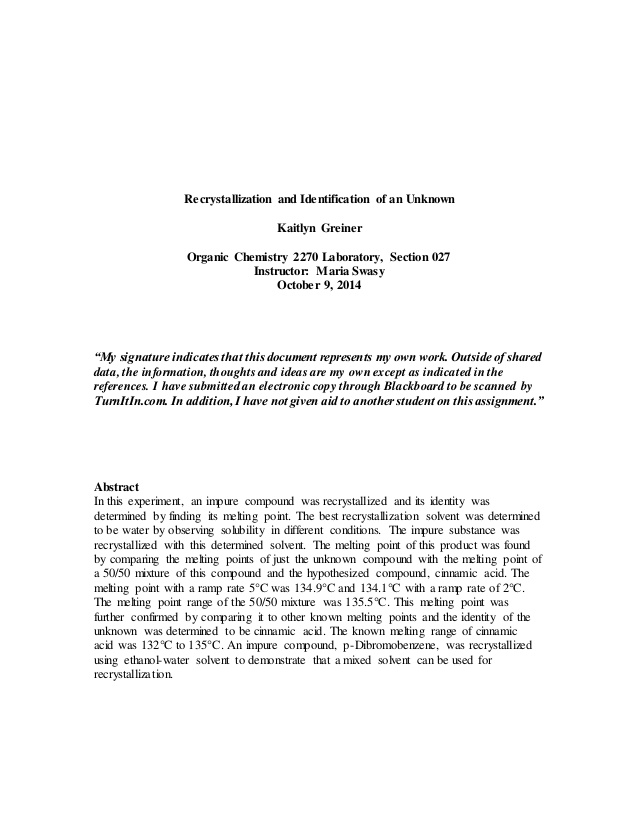
#> input picture academic_journal.jpg, 638 x 826 px
$ python TextDetection.py
#> lines starting #> are read from the running program, lines starting #| are printed output that depends on the picture; after the words box and inside, x2 and y2 are one past the last pixel; in counts of white or black regions, pixels touching at a corner belong together
# -*- coding: utf-8 -*-
"""
Created on Tue Nov 19 18:07:04 2019

@author: User
"""

import numpy as np
import cv2
from matplotlib import pyplot as pt


##  STAGE 1 : DILATION

test = cv2.imread("academic_journal.jpg",0)
#> test is the input picture: shape (826, 638); min 0, max 255, mean 246.2
[nrow,ncol] = test.shape
#> nrow = 826; ncol = 638
bi_img = np.zeros((nrow,ncol), dtype=np.uint8)

#cv2.imshow("Test",test)
#cv2.waitKey()
#cv2.destroyAllWindows()

hist = cv2.calcHist([test],[0],None,[256],[0,256])
#> hist = 256 values, max 459144 at index 255, min 54 at index 36, mean 2058.5

threshold = 200
for x in range (0,nrow):
    for y in range( 0,ncol):
        if test[x,y] >= threshold:
            bi_img[x,y] = 0
        else:
            bi_img[x,y] = 255
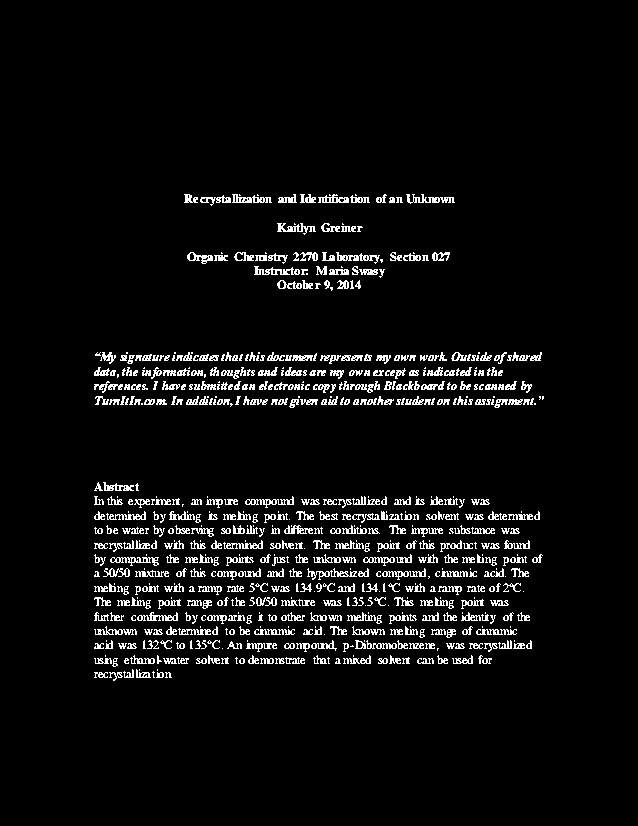
#> bi_img: shape (826, 638); 5.2% white in thin lines or dots, all inside (x1, y1, x2, y2) = (94, 194, 544, 681)

sE = cv2.getStructuringElement(cv2.MORPH_RECT,(3,3))
sE = sE.astype(np.uint8)

rSE=np.rot90(sE,2)

dilation_output = cv2.dilate(bi_img, rSE, iterations=4)

#fill gaps
sE_Two = cv2.getStructuringElement(cv2.MORPH_RECT,(9,9))
sE_Two = sE_Two.astype(np.uint8)
closing_output = cv2.morphologyEx(dilation_output,cv2.MORPH_CLOSE,sE_Two)
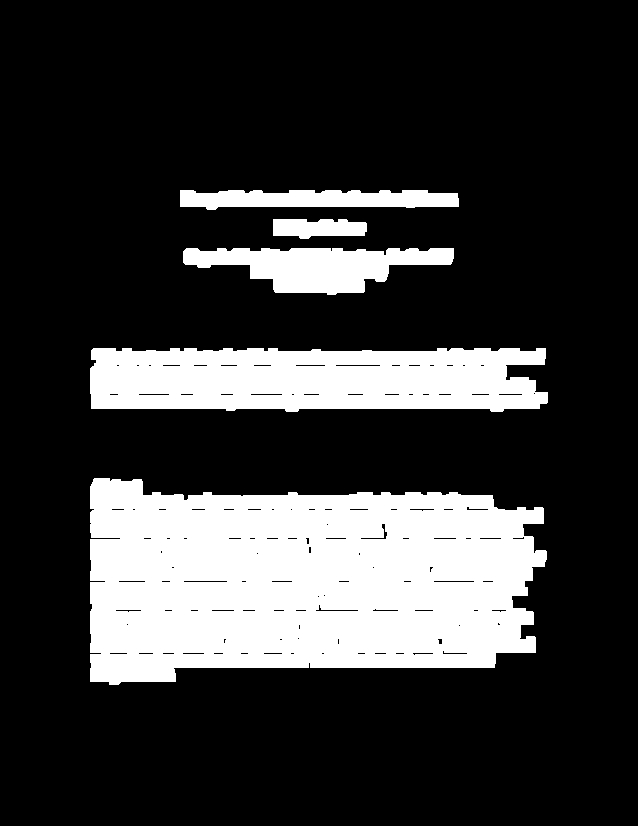
#> dilation_output: shape (826, 638); 22% white; 5 white regions, box (x1, y1, x2, y2) and area: (90, 478, 547, 685) 76640, (90, 348, 548, 412) 26016, (183, 248, 454, 295) 7581, (180, 190, 459, 210) 4376, (273, 219, 367, 239) 1514

#Display Outcome:

pt.figure
pt.subplot(121)
pt.title("Histogram of Grayscale Text Document")
pt.plot(hist)
pt.xlim([0,256])
pt.subplot(122)
pt.title("Binary Image After Performing Thresholding")
pt.imshow(bi_img,cmap="gray")
pt.show()
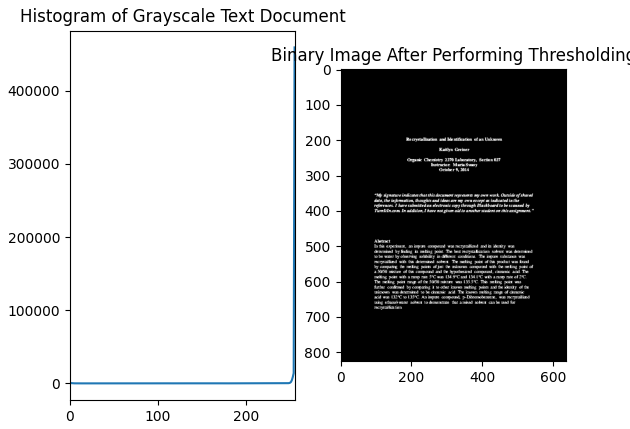
#> figure drawn by matplotlib, 2 panels; panel 1: curve peaks at x = 255, y = 459144


pt.figure()
pt.subplot(221)
pt.imshow(test, cmap="gray")
pt.title("Original Image")
pt.subplot(222)
pt.title("Grayscale Histogram of Test Image")
pt.xlabel("Bins")
pt.ylabel("Number of Pixels")
pt.plot(hist)
pt.xlim([0,256])
pt.subplot(223)
pt.imshow(bi_img, cmap="gray")
pt.title("After Threshold Test Image")
pt.subplot(224)
pt.imshow(closing_output , cmap="gray")
pt.title("Test Image After Dilation and Removing Noise")
pt.show()
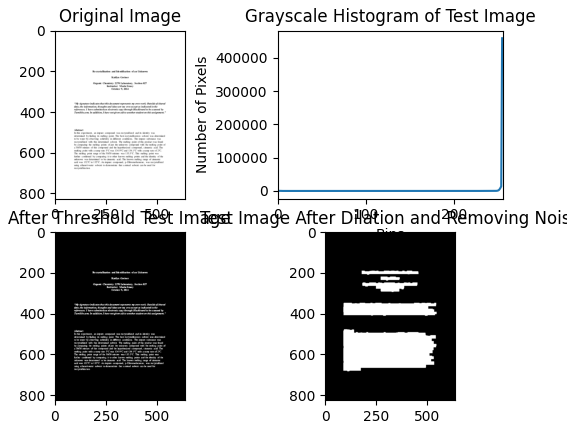
#> figure drawn by matplotlib, 4 panels; panel 2: curve peaks at x = 255, y = 459144


##  STAGE 2 : LOCATION

#Initializing
top = 0 #represents top of text block
bottom = 0 #represents bottom of text block
coordinate_list = [] #2D list containing (top, bottom, left, right) edges of each block of text
lim = 5 #threshold number of empty pixels below block to determine that block has ended


def getCoordinates(top, bot):
    #Function takes topmost and bottommost edges of text block
    #Locates leftmost and rightmost edges of text block
    left = 0 # y coordinate of left edge of text block
    right = 0 # y coordinate of right edge of text block
    edge = 0 # temporary holder for right edge value
    for row in range(top,bot):
        if edge > right:
            right = edge
        edge = 0
        for col in range(ncol):
            if (left == 0): #if the block has not yet been reached
                if (closing_output[row,col] == 255): #if we find a white pixel
                    left = col
                    continue
            elif (closing_output[row,col] == 255): #if we find a white pixel after the first one
                edge = col #assign it edge value temporarily
                continue
            elif (closing_output[row,col] == 0) and col == ncol: #if we reach the edge of the page
                break

    return [top,bot,left,right]

##Get top and bottom of all paragraphs
c = 0
for row in range (nrow):
    for col in range (ncol):
        if (closing_output[row,col] == 255) and (top == 0):
            top = row
            break
        elif (top != 0):
            if (closing_output[row,col] == 255):
                bottom = row
                break
            elif (c != lim) and (col == ncol-1):
                c += 1
            elif (c == lim):
                coordinate_list.append(getCoordinates(top,bottom))
                top = 0
                bottom = 0
                c = 0
#> after the loop, bottom = 0; c = 0; top = 0
print(coordinate_list)
#| [[190, 209, 180, 458], [219, 238, 273, 366], [248, 294, 186, 453], [348, 411, 93, 547], [478, 684, 94, 546]]

##Draw lines to demonstrate outcome

final = test.copy()
for i in range(len(coordinate_list)):
    top = coordinate_list[i][0]
    bot = coordinate_list[i][1]
    left = coordinate_list[i][2]
    right = coordinate_list[i][3]

    final[top,left:right] = 0
    final[bot,left:right] = 0
    final[top:bot,left] = 0
    final[top:bot,right] = 0
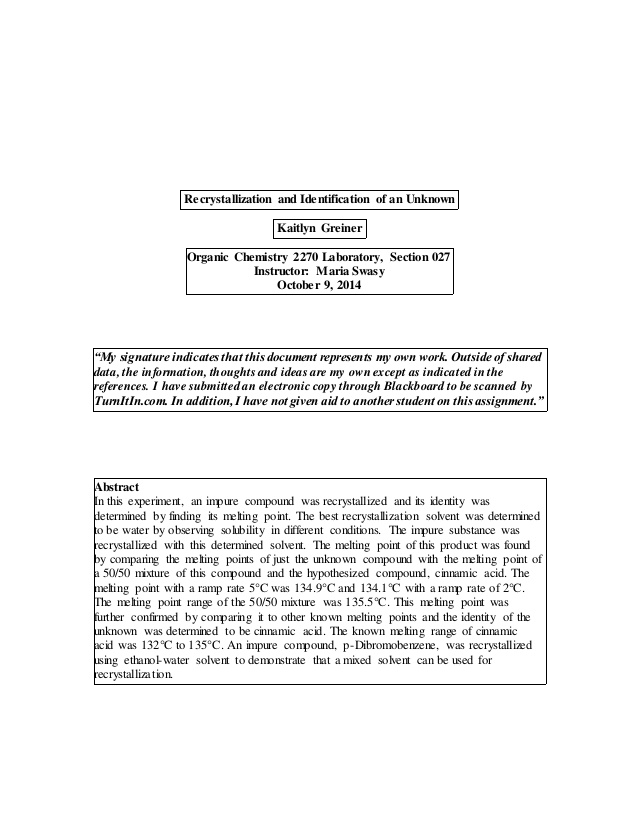
#> final: shape (826, 638); 0.72% of pixels changed, all inside (x1, y1, x2, y2) = (93, 190, 548, 685)


pt.figure()
pt.imshow(final, cmap = "gray")
